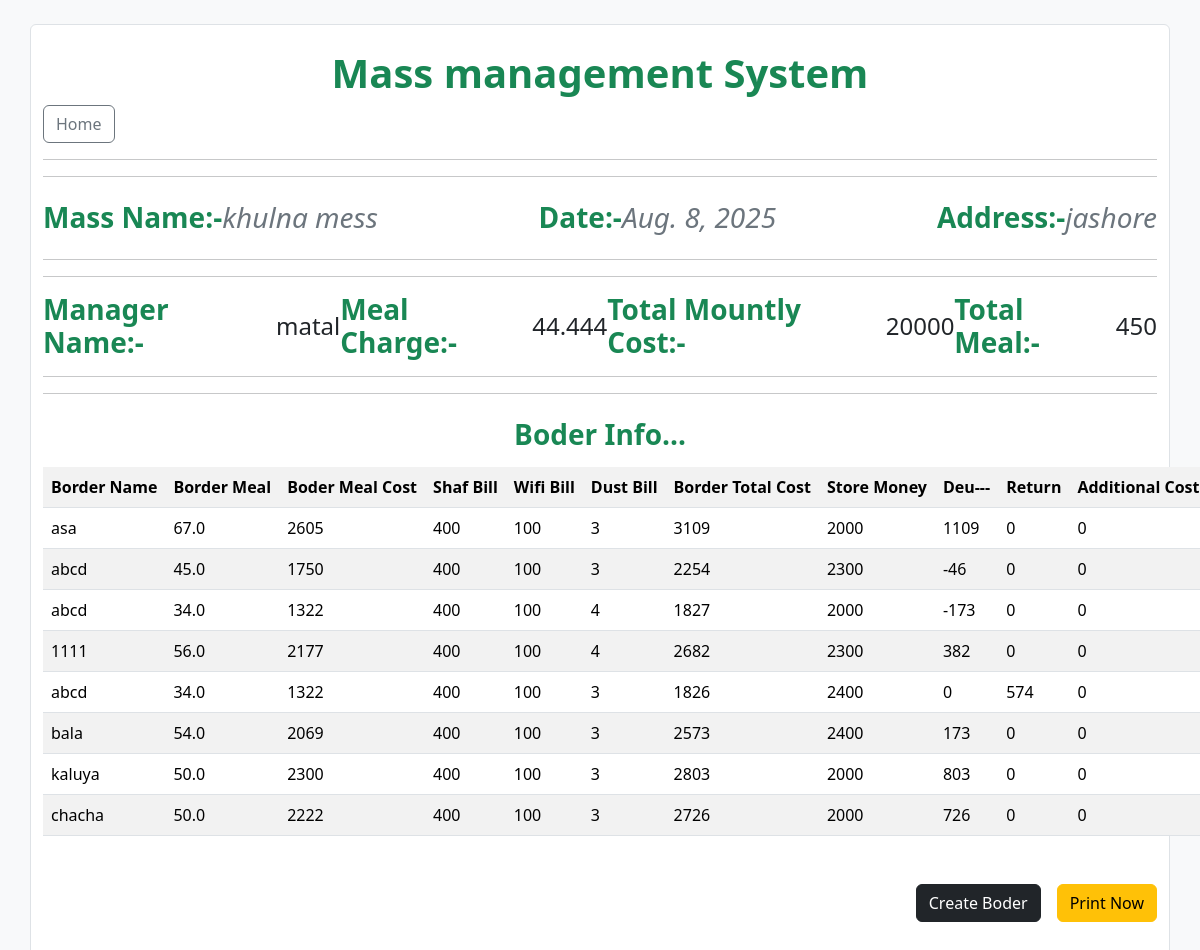
/views/, run on an earlier commit of the app's database.
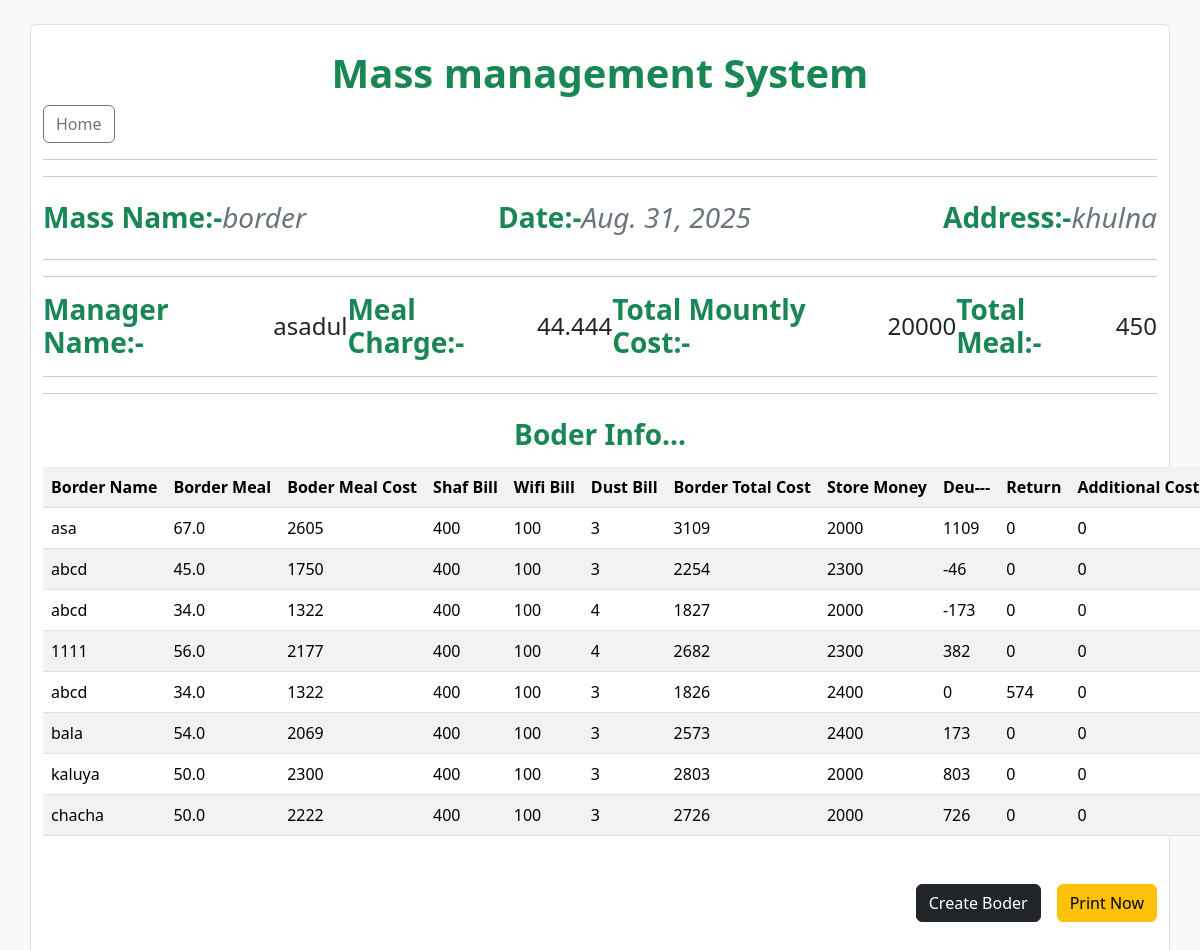
And on a later commit of the database.
### mmssapp/models.py (models this page shows, shortened)
class mess_details(models.Model):
  messName = models.CharField(max_length=100)
  managerName = models.OneToOneField(Mess_Manager, on_delete=models.CASCADE, related_name='mess')
  date = models.DateField(max_length=20)
  address = models.CharField(max_length=100)

class Mess_Manager(models.Model):
  managerName = models.CharField(max_length=50)

class calculate_cost(models.Model):
  manager = models.OneToOneField(Mess_Manager, on_delete=models.CASCADE, related_name='cost')
  mess = models.OneToOneField(mess_details, on_delete=models.CASCADE, related_name='cost')
  totalMounthlyCost = models.IntegerField(default=0)
  totalMeal = models.IntegerField(default=0)
  aditonalCost = models.DecimalField(max_digits=6, decimal_places=1, default=0.0)
  mealCharge = models.DecimalField(max_digits=6, decimal_places=3, default=0.000)

class Boder_Details(models.Model):
  manager = models.ForeignKey(Mess_Manager, on_delete=models.CASCADE, related_name='borders')
  mess = models.ForeignKey(mess_details, on_delete=models.CASCADE, related_name='borders')
  BoderName = models.CharField(max_length=50)
  BoderMeal = models.DecimalField(max_digits=6,decimal_places=1,default=0.0)
  BoderMealCost = models.IntegerField(default=0)
  ShafBill = models.IntegerField(default=0)
  WifiBill = models.IntegerField(default=0)
  DustBill = models.IntegerField(default=0)
  BorderTotalCost = models.IntegerField(default=0)
  ReciveMoney = models.IntegerField(default=0)
  Deu = models.IntegerField(default=0)
  Return =models.IntegerField(default=0)
  BoderAdditionalCost = models.IntegerField(default=0)

### mmssapp/views.py (the view)
# urls.py: path('views/', views.view, name='views_page'),
def view(request):
  manager = Mess_Manager.objects.latest('id')
  mess = mess_details.objects.latest('id')
  cost = calculate_cost.objects.latest('id')
  border = Boder_Details.objects.all()
  return render(request,'views.html', {'manager':manager, 'mess':mess,'cost':cost,'border':border})

### mmssapp/templates/views.html (shortened to what this page needs)
{% load static %}
<!DOCTYPE html>
<html lang="en">
<head>
  <link rel="stylesheet" href="{% static 'css/bootstrap.min.css' %}">
</head>
<body class=" bg-light">
  <div class=" container bg-white border border-1 rounded mt-4">
    <h1 class=" text-center text-success fw-bold mt-4 d-print-none">Mass management System</h1>
    <a  class=" btn btn-outline-secondary d-print-none" href="{% url 'home_page' %}">Home</a>
    <hr>
    <hr>
  <div class="d-md-flex d-print-grid gap-2 justify-content-between mt-4">
    <div class=" d-inline-flex ">
      <h3 class=" fw-semibold text-success"> Mass Name:- </h3>
      <h3 class=" text-secondary fst-italic">{{mess.messName}}</h3>
    </div>
    <div class=" d-inline-flex">
      <h3 class="fw-semibold text-success">Date:- </h3>
      <h3 class=" text-secondary fst-italic">{{mess.date}}</h3>
    </div>
    <div class=" d-inline-flex">
      <h3 class="fw-semibold text-success"> Address:- </h3>
      <h3 class="text-secondary fst-italic">{{mess.address}}</h3>
    </div>
  </div>
  <hr>
  <hr>
  <div class="d-md-flex d-print-grid justify-content-between">
    <div class=" d-inline-flex">
      <h3 class=" text-success fw-semibold m-auto">Manager Name:- </h3>
      <h4 class="m-auto">{{manager.managerName}}</h4>
    </div>
    <div class=" d-inline-flex">
      <h3 class=" text-success fw-semibold m-auto">Meal Charge:- </h3>
      <h4 class=" m-auto">{{cost.mealCharge}}</h4>
    </div>
    <div class=" d-inline-flex">
      <h3 class=" text-success fw-semibold m-auto">Total Mountly Cost:- </h3>
      <h4 class=" m-auto">{{cost.totalMounthlyCost}}</h4>
    </div>
    <div class=" d-inline-flex">
      <h3 class=" text-success fw-semibold m-auto">Total Meal:- </h3>
      <h4 class=" m-auto">{{cost.totalMeal}}</h4>
    </div>
  </div>
  <hr>
  <hr>
  <h3 class=" text-center text-success fw-semibold mt-4 mb-3">Boder Info...</h3>
  <table class=" table table-striped table-responsive">
    <tr class=" text-nowrap">
      <th>Border Name</th>
      <th>Border Meal</th>
      <th>Boder Meal Cost</th>
      <th>Shaf Bill</th>
      <th>Wifi Bill</th>
      <th>Dust Bill</th>
      <th>Border Total Cost</th>
      <th>Store Money</th>
      <th>Deu---</th>
      <th>Return</th>
      <th>Additional Cost</th>
    </tr>
    {% for item in border %}
    <tr>
      <td>{{ item.BoderName }}</td>
      <td>{{ item.BoderMeal }}</td>
      <td>{{ item.BoderMealCost}}</td>
      <td>{{ item.ShafBill }}</td>
      <td>{{ item.WifiBill }}</td>
      <td>{{ item.DustBill }}</td>
      <td>{{ item.BorderTotalCost }}</td>
      <td>{{ item.ReciveMoney }}</td>
      <td>{{ item.Deu }}</td>
      <td>{{ item.Return }}</td>
      <td>{{ item.BoderAdditionalCost }}</td>
    </tr>
    {% endfor %}
  </table>
  <div class=" mt-5 mb-5 d-flex gap-3 justify-content-end d-print-none">
    <a  class=" btn btn-dark " href="{% url 'create_boder' %}">Create Boder</a>
    <button id="print"  class=" btn btn-warning" type="button">Print Now</button>
  </div>
  </div>
</body>
</html>

What changed in the data, as far as the page shows it:
no longer on this page (row unchanged): mess_details: messName "khulna mess", date "Aug. 8, 2025", address "jashore"
no longer on this page (row unchanged): Mess_Manager: managerName "matal"
added mess_details: messName "border", date "Aug. 31, 2025", address "khulna"
added Mess_Manager: managerName "asadul"
